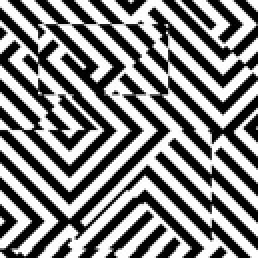
#> input picture AN-TP2/consigna_3/imagen1.jpg, 129 x 129 px, shrunk from 256 x 256 before the run (shown 2 times larger)
$ python pipeline_completo.py
#> lines starting #> are read from the running program, lines starting #| are printed output that depends on the picture; long printed decimals are rounded
### AN-TP2/consigna_3/scripts/common_tp3.py
from pathlib import Path
import numpy as np
import matplotlib.pyplot as plt
from PIL import Image
from skimage.transform import warp_polar
from skimage.registration import phase_cross_correlation

BASE_DIR = Path(__file__).resolve().parent.parent
OUT_DIR = BASE_DIR / "salida_punto3"
OUT_DIR.mkdir(exist_ok=True)
F1_PATH = BASE_DIR / "imagen1.jpg"
F5_PATH = BASE_DIR / "imagen5.jpg"

def leer_gris(path):
    """Lee una imagen como matriz de intensidades normalizadas en [0,1]."""
    return np.array(Image.open(path).convert("L")).astype(np.float32) / 255.0

def guardar_par(a,b,t1,t2,nombre,cmap="gray",aspect=None,axis_off=True):
    fig, axs = plt.subplots(1,2,figsize=(11,5))
    axs[0].imshow(a,cmap=cmap,aspect=aspect); axs[0].set_title(t1)
    axs[1].imshow(b,cmap=cmap,aspect=aspect); axs[1].set_title(t2)
    if axis_off:
        axs[0].axis("off"); axs[1].axis("off")
    else:
        axs[0].set_xlabel("x"); axs[0].set_ylabel("y")
        axs[1].set_xlabel("x"); axs[1].set_ylabel("y")
    plt.tight_layout()
    ruta = OUT_DIR / nombre
    plt.savefig(ruta, dpi=180)
    plt.show()
    return ruta

def guardar_img(a,titulo,nombre,cmap="gray",aspect=None,axis_off=True,mark=None):
    fig, ax = plt.subplots(figsize=(7,5))
    ax.imshow(a,cmap=cmap,aspect=aspect); ax.set_title(titulo)
    if mark is not None:
        fila, col = mark
        ax.scatter([col],[fila],s=150,marker="x")
    if axis_off:
        ax.axis("off")
    else:
        ax.set_xlabel("columna"); ax.set_ylabel("fila")
    plt.tight_layout()
    ruta = OUT_DIR / nombre
    plt.savefig(ruta, dpi=180)
    plt.show()
    return ruta

def preparar_fft(img):
    """Resta promedio, aplica ventana Hann, calcula FFT2 centrada y magnitudes."""
    h,w = img.shape
    ventana = np.outer(np.hanning(h), np.hanning(w))
    preparada = (img - img.mean()) * ventana
    F = np.fft.fftshift(np.fft.fft2(preparada))
    magnitud = np.abs(F)
    magnitud_log = np.log1p(magnitud)
    return preparada, ventana, F, magnitud, magnitud_log

def a_logpolar(magnitud_log):
    h,w = magnitud_log.shape
    centro = (h/2, w/2)
    radio_maximo = min(h,w)//2
    muestras_angulares = 360
    muestras_radiales = radio_maximo
    lp = warp_polar(
        magnitud_log,
        center=centro,
        radius=radio_maximo,
        output_shape=(muestras_angulares, muestras_radiales),
        scaling="log"
    )
    return lp, centro, radio_maximo, muestras_angulares, muestras_radiales

def correlacion_fase_manual(A,B):
    FA = np.fft.fft2(A)
    FB = np.fft.fft2(B)
    producto = FA * np.conj(FB)
    normalizado = producto / (np.abs(producto) + 1e-12)
    corr = np.abs(np.fft.ifft2(normalizado))
    return corr

### AN-TP2/consigna_3/scripts/pipeline_completo.py
from common_tp3 import *
import numpy as np

print("PIPELINE COMPLETO - Punto 3")
f1 = leer_gris(F1_PATH)
f5 = leer_gris(F5_PATH)
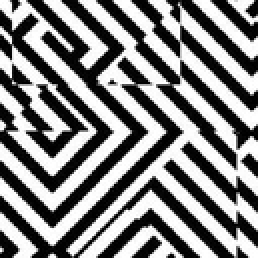
#> input picture AN-TP2/consigna_3/imagen5.jpg, 129 x 129 px, shrunk from 256 x 256 before the run (shown 2 times larger)
guardar_par(f1, f5, "f1", "f5", "01_imagenes_originales.png")
prep1, ventana, F1, M1, M1log = preparar_fft(f1)
prep5, _, F5, M5, M5log = preparar_fft(f5)
#> in preparar_fft (call 2), `magnitud = np.abs(F)`:
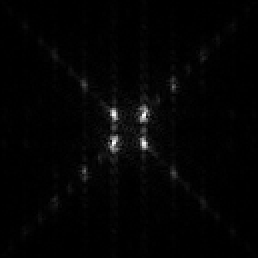
#> magnitud: shape (129, 129) float64 (shown 2 times larger); min 0.0197, max 402.2, mean 6.8; drawn with min black and max white
#> in preparar_fft (call 2), `magnitud_log = np.log1p(magnitud)`:
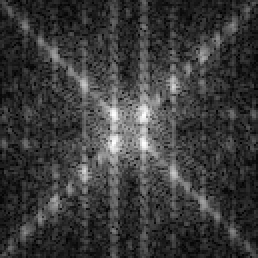
#> magnitud_log: shape (129, 129) float64 (shown 2 times larger); min 0.0195, max 6, mean 1.42; drawn with min black and max white
guardar_par(M1log, M5log, "log(1 + |FFT2(f1)|)", "log(1 + |FFT2(f5)|)", "04_magnitudes_fft_log.png")
LP1, centro, radio_maximo, nang, nrad = a_logpolar(M1log)
#> in a_logpolar, `lp = warp_polar( magnitud_log, center=centro, radius=radio_maximo, out..`:
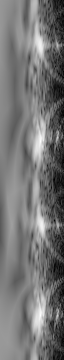
#> lp: shape (360, 64) float64; min 0.148, max 5.98, mean 2.81; drawn with min black and max white
#> centro = (64.5, 64.5); radio_maximo = 64; nang = 360; nrad = 64
LP5, _, _, _, _ = a_logpolar(M5log)
#> in a_logpolar (call 2), `lp = warp_polar( magnitud_log, center=centro, radius=radio_maximo, out..`:
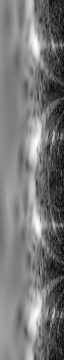
#> lp: shape (360, 64) float64; min 0.146, max 5.97, mean 2.88; drawn with min black and max white
guardar_par(LP1, LP5, "Log-polar f1", "Log-polar f5", "05_mapas_logpolares.png", aspect="auto", axis_off=False)
shift, error, phasediff = phase_cross_correlation(LP1, LP5, upsample_factor=10)
#> shift = [0.1, 4]; error = 1; phasediff = -1.8e-05
corr = correlacion_fase_manual(LP1, LP5)
#> in correlacion_fase_manual, `corr = np.abs(np.fft.ifft2(normalizado))`:
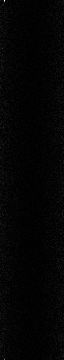
#> corr: shape (360, 64) float64; min 5.26e-08, max 0.253, mean 0.00456; drawn with min black and max white
pico = np.unravel_index(np.argmax(corr), corr.shape)
#> pico = (0, 4)
guardar_img(corr, "Correlacion de fase log-polar", "06_mapa_correlacion_fase.png", aspect="auto", axis_off=False, mark=pico)
#> in guardar_img, `fila, col = mark`: fila = 0; col = 4
#> in guardar_img, `plt.savefig(ruta, dpi=180)`:
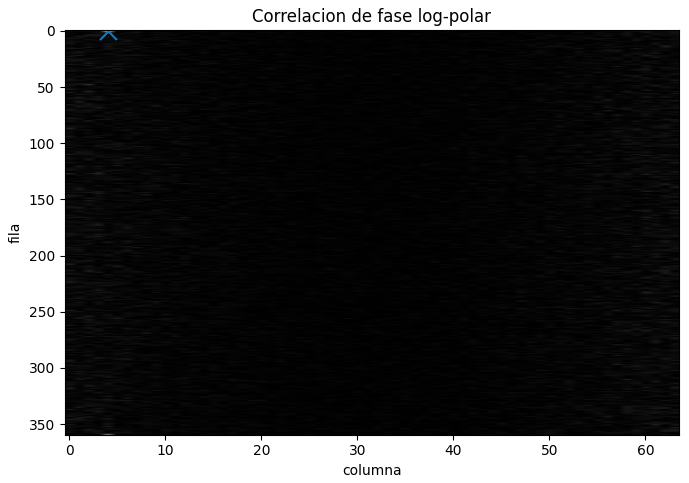
#> figure drawn by matplotlib, 1 panel
delta_rho = float(shift[1])
#> delta_rho = 4
k_log = nrad / np.log(radio_maximo)
#> k_log = 15.39
factor = np.exp(delta_rho / k_log)
#> factor = 1.3
print("RESULTADO FINAL")
print(f"Desplazamiento angular: {float(shift[0]):.3f}")
#| Desplazamiento angular: 0.100
print(f"Desplazamiento log-radial: {delta_rho:.3f}")
#| Desplazamiento log-radial: 4.000
print(f"Factor de escala estimado: {factor:.6f}")
#| Factor de escala estimado: 1.297
print(f"Factor inverso para compensar: {1/factor:.6f}")
#| Factor inverso para compensar: 0.7711
